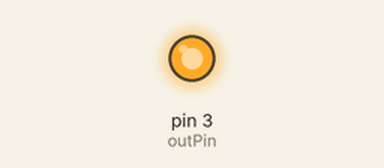
This sketch was run on a simulated Arduino Uno, built with avr-gcc and run on an emulated ATmega328P. On the bench: output pins drawn as LEDs (lit = HIGH).

Above: at 0.2 s.
At 6.5 s:
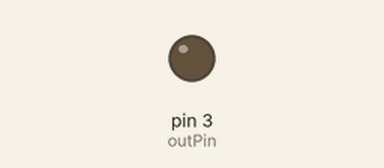
Timing chart, 0 to 8.1 s (numbered marks = the images above):
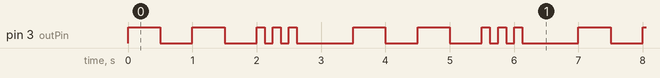

Measured:
- by itself, pin 3 (outPin): repeats every 3.5 s: LOW 0.50 s, HIGH 0.50 s, LOW 0.50 s, 2 × (HIGH 0.13 s, LOW 0.13 s), HIGH 0.13 s, LOW 0.88 s, HIGH 0.50 s
- by itself, everything shown: repeats every 3.5 s, in 10 steps

The sketch:

blink_times.ino
```cpp
int NumBlink;
String s="Enter the Number of times you want to LED Blink or Buzzer to sound : ";
int i;
int t=500;
int outPin=3;
void setup() {
  // put your setup code here, to run once:
  pinMode(outPin,OUTPUT);
}

void loop() {
  // put your main code here, to run repeatedly:

    for(i=0;i<2;i++){
      digitalWrite(outPin,HIGH);
      delay(t);
      digitalWrite(outPin,LOW);
      delay(t);
    }
    for(i=0;i<3;i++){
      digitalWrite(outPin,HIGH);
      delay(t/4);
      digitalWrite(outPin,LOW);
      delay(t/4);
    }
    delay((1.5)*t);
}
```
